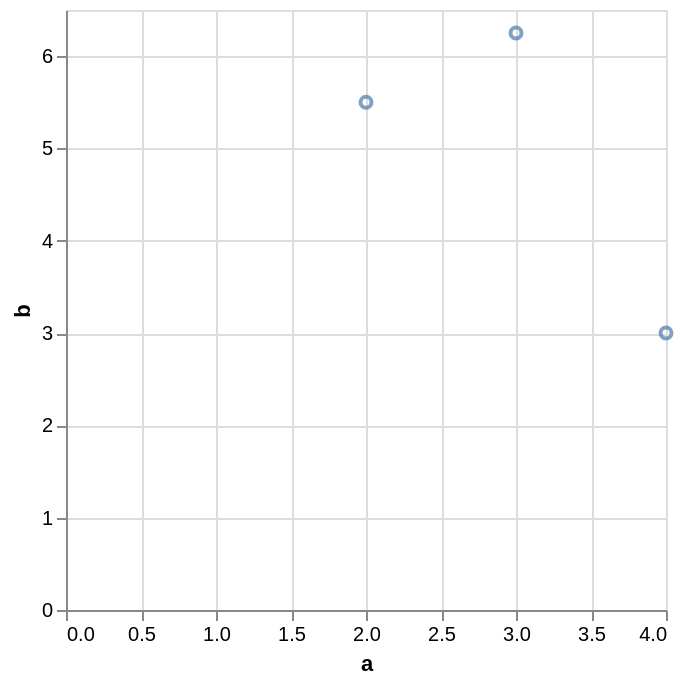

The Vega-Lite source for this figure:
### Vega-Lite specification from a JSON file in a GitHub repository (floating-point values rounded to 4 significant figures)
{"$schema": "https://vega.github.io/schema/vega-lite/v6.4.1.json", "config": {"view": {"continuousHeight": 300, "continuousWidth": 300}}, "data": {"name": "data-aec22b5641fce54c6a1b0f41e0a05405"}, "datasets": {"data-aec22b5641fce54c6a1b0f41e0a05405": [{"a": 1, "b": 4.0, "c": "x", "t": "2026-01-01T00:00:00"}, {"a": 2, "b": 5.5, "c": "y", "t": "2026-01-02T00:00:00"}, {"a": 3, "b": 6.25, "c": "x", "t": "2026-01-03T00:00:00"}, {"a": 4, "b": 3.0, "c": "y", "t": "2026-01-04T00:00:00"}]}, "encoding": {"x": {"field": "a", "type": "quantitative"}, "y": {"field": "b", "type": "quantitative"}}, "mark": {"type": "point"}, "transform": [{"filter": {"field": "a", "gt": 1}}]}
